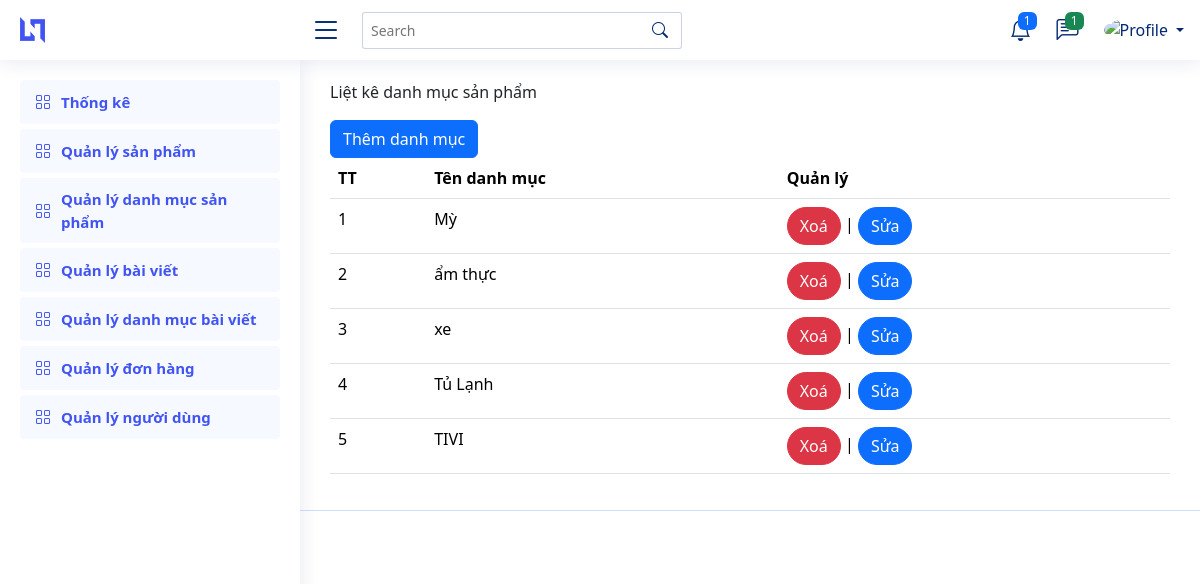
The app's page /Admin/index.php?quanly=danhmuc_sp&action=lietke with its own data.
### tables this page shows
CREATE TABLE `danhmucsanpham` (
  `id_danhmuc` int(11) NOT NULL,
  `ten_danh_muc` varchar(500) NOT NULL
);

### Admin/Controllers/dmsp_controller.php (called while the page is built, shortened)
<?php
class Dmsp_controller{
    var $dmsp_model;
    public function __construct(){
  $this->dmsp_model=new Danhmuc_sp();
    }
    function lietke(){
      $data_dm=  $this->dmsp_model->lietke();
      require_once("View/index.php");
    }
}

### Admin/Model/connection.php (called while the page is built, shortened)
<?php
    class connection{
        function __construct()
        {
            $severname ="localhost";
            $username ="root";
            $password ="";
            $db_name ="web_mycay";
            $this->mysqli = new mysqli($severname,$username,$password,$db_name);
        }
    }
?>

### Admin/Model/model.php (called while the page is built, shortened)
<?php
require_once("connection.php");
class Model{
    var $table;
    var $contens;
     public function __construct(){
        $conn_model=new connection();
        $this->mysqli=$conn_model->mysqli;
     }
     function lietke()
     {
         $query = "select * from $this->table ORDER BY $this->contens DESC ";
         require("result.php");
         return $data;
     }
}

### Admin/Model/result.php (called while the page is built)
<?php
$result = $this->mysqli->query($query);
$data = array();
while ($row = $result->fetch_assoc()) {
    $data[] = $row;
}
?>

### Admin/View/danhmucsanpham/lietke.php (the view)
<main id="main" class="main">
<p>Liệt kê danh mục sản phẩm</p>
<a class="btn btn-primary" href="?quanly=danhmuc_sp&action=trangthem">Thêm danh mục</a>
<div class="table_container">
<table class="table datatable">
  <tr>
  	<th>TT</th>
    <th>Tên danh mục</th>
  	<th>Quản lý</th>
  </tr>
  <?php
  $j=0;
for ($i=0; $i <count($data_dm) ; $i++) {
  $j++;
?>
  <tr>
  	<td><?php echo $j ?></td>
    <td><?php echo $data_dm[$i]['ten_danh_muc'] ?></td>
   	<td>
   		<a class="btn btn-danger rounded-pill" href="?quanly=danhmuc_sp&action=xoa&iddanhmuc=<?php echo $data_dm[$i]['id_danhmuc'] ?>">Xoá</a> | <a class="btn btn-primary rounded-pill" href="?quanly=danhmuc_sp&action=trangsua&iddanhmuc=<?php echo $data_dm[$i]['id_danhmuc'] ?>">Sửa</a>
   	</td>
  </tr>
  <?php
  }
  ?>
</table>
</div>
</main>

### Admin/Public/css/style.css (style rules this page uses)
:root { scroll-behavior: smooth; }
body { font-family: "Open Sans", sans-serif; background: #f6f9ff; color: #444444; }
a { color: #4154f1; text-decoration: none; }
#main { margin-top: 60px; padding: 20px 30px; transition: all 0.3s; }
@media (min-width: 1200px) { #main, #footer { margin-left: 300px; } }

### records on screen
danhmucsanpham: ten_danh_muc "Mỳ"
danhmucsanpham: ten_danh_muc "ẩm thực"
danhmucsanpham: ten_danh_muc "xe"
danhmucsanpham: ten_danh_muc "Tủ Lạnh"
danhmucsanpham: ten_danh_muc "TIVI"
